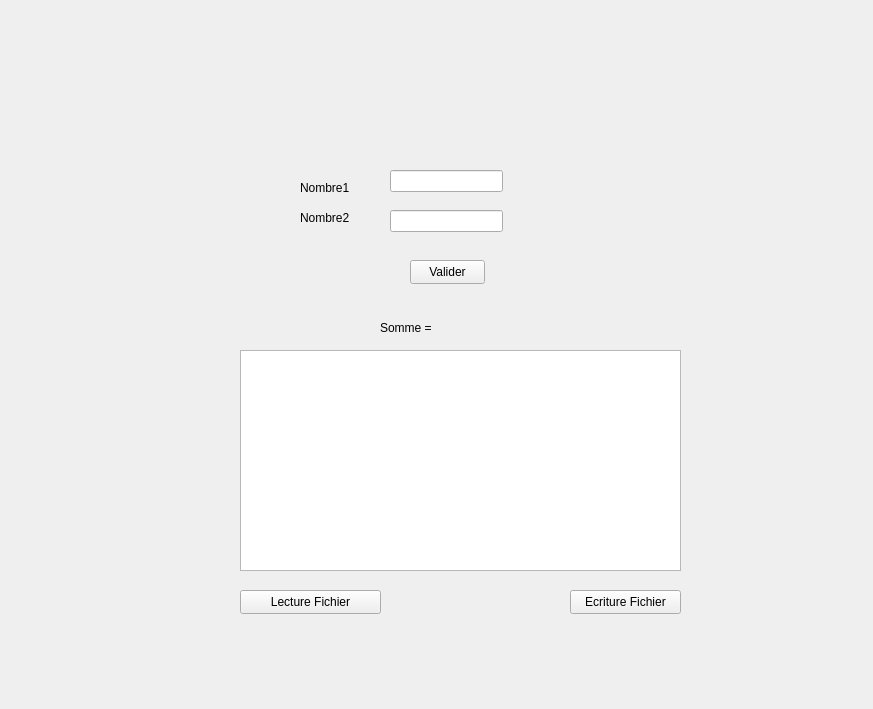
<?xml version="1.0" encoding="UTF-8"?>
<ui version="4.0">
 <class>Form</class>
 <widget class="QWidget" name="Form">
  <property name="geometry">
   <rect>
    <x>0</x>
    <y>0</y>
    <width>873</width>
    <height>709</height>
   </rect>
  </property>
  <property name="windowTitle">
   <string>Form</string>
  </property>
  <widget class="QLineEdit" name="lineEdNombre1">
   <property name="geometry">
    <rect>
     <x>390</x>
     <y>170</y>
     <width>113</width>
     <height>22</height>
    </rect>
   </property>
  </widget>
  <widget class="QLineEdit" name="lineEdNombre2">
   <property name="geometry">
    <rect>
     <x>390</x>
     <y>210</y>
     <width>113</width>
     <height>22</height>
    </rect>
   </property>
  </widget>
  <widget class="QLabel" name="label">
   <property name="geometry">
    <rect>
     <x>300</x>
     <y>180</y>
     <width>49</width>
     <height>16</height>
    </rect>
   </property>
   <property name="text">
    <string>Nombre1:</string>
   </property>
  </widget>
  <widget class="QLabel" name="label_2">
   <property name="geometry">
    <rect>
     <x>300</x>
     <y>210</y>
     <width>49</width>
     <height>16</height>
    </rect>
   </property>
   <property name="text">
    <string>Nombre2:</string>
   </property>
  </widget>
  <widget class="QPushButton" name="btnValider">
   <property name="geometry">
    <rect>
     <x>410</x>
     <y>260</y>
     <width>75</width>
     <height>24</height>
    </rect>
   </property>
   <property name="text">
    <string>Valider</string>
   </property>
  </widget>
  <widget class="QLabel" name="lblResultat">
   <property name="geometry">
    <rect>
     <x>380</x>
     <y>320</y>
     <width>161</width>
     <height>16</height>
    </rect>
   </property>
   <property name="text">
    <string>Somme =</string>
   </property>
  </widget>
  <widget class="QPlainTextEdit" name="champsMultiLignes">
   <property name="geometry">
    <rect>
     <x>240</x>
     <y>350</y>
     <width>441</width>
     <height>221</height>
    </rect>
   </property>
  </widget>
  <widget class="QPushButton" name="btnLecture">
   <property name="geometry">
    <rect>
     <x>240</x>
     <y>590</y>
     <width>141</width>
     <height>24</height>
    </rect>
   </property>
   <property name="text">
    <string>Lecture Fichier</string>
   </property>
  </widget>
  <widget class="QPushButton" name="btnEcriture">
   <property name="geometry">
    <rect>
     <x>570</x>
     <y>590</y>
     <width>111</width>
     <height>24</height>
    </rect>
   </property>
   <property name="text">
    <string>Ecriture Fichier</string>
   </property>
  </widget>
 </widget>
 <resources/>
 <connections/>
</ui>
